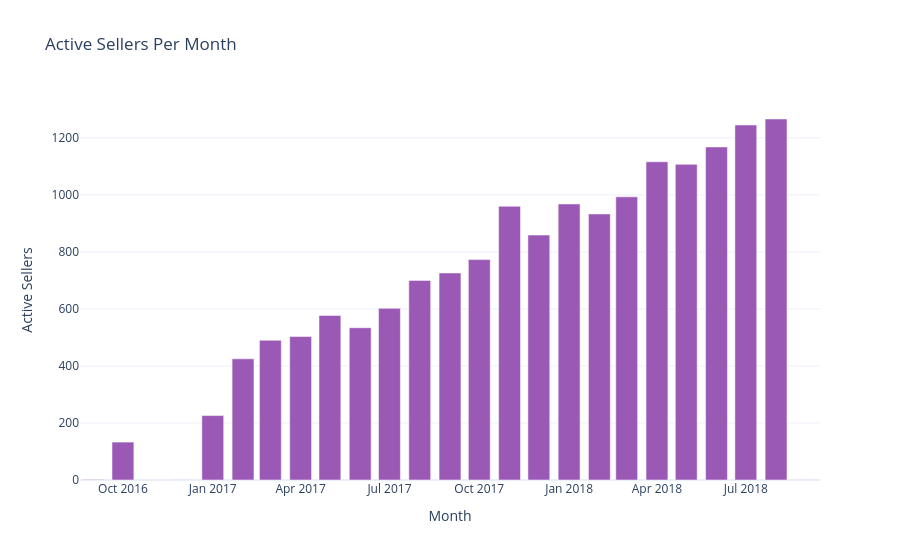

This figure's notebook cell:
### Code cell
# Chart 4 — Active Sellers per Month
fig4 = px.bar(
    df, x='year_month', y='active_sellers',
    title='Active Sellers Per Month',
    labels={'year_month': 'Month', 'active_sellers': 'Active Sellers'},
    color_discrete_sequence=['#9b59b6']
)
fig4.update_layout(template='plotly_white')
fig4.show()
with open(os.path.join(OUT, 'sales_active_sellers.json'), 'w') as f:
    f.write(fig4.to_json())
print('Exported sales_active_sellers.json')

### Figure 1 — Plotly figure (JSON) as saved in the notebook; plotly's stock layout.template omitted (floating-point values rounded to 4 significant figures)
{"data": [{"hovertemplate": "Month=%{x}<br>Active Sellers=%{y}<extra></extra>", "legendgroup": "", "marker": {"color": "#9b59b6", "pattern": {"shape": ""}}, "name": "", "orientation": "v", "showlegend": false, "textposition": "auto", "type": "bar", "x": ["2016-09", "2016-10", "2016-12", "2017-01", "2017-02", "2017-03", "2017-04", "2017-05", "2017-06", "2017-07", "2017-08", "2017-09", "2017-10", "2017-11", "2017-12", "2018-01", "2018-02", "2018-03", "2018-04", "2018-05", "2018-06", "2018-07", "2018-08", "2018-09"], "xaxis": "x", "y": [2, 133, 1, 226, 425, 490, 503, 577, 534, 602, 700, 726, 773, 960, 859, 968, 933, 993, 1116, 1107, 1168, 1245, 1266, 1], "yaxis": "y"}], "layout": {"barmode": "relative", "legend": {"tracegroupgap": 0}, "title": {"text": "Active Sellers Per Month"}, "xaxis": {"anchor": "y", "domain": [0, 1], "title": {"text": "Month"}}, "yaxis": {"anchor": "x", "domain": [0, 1], "title": {"text": "Active Sellers"}}}}
